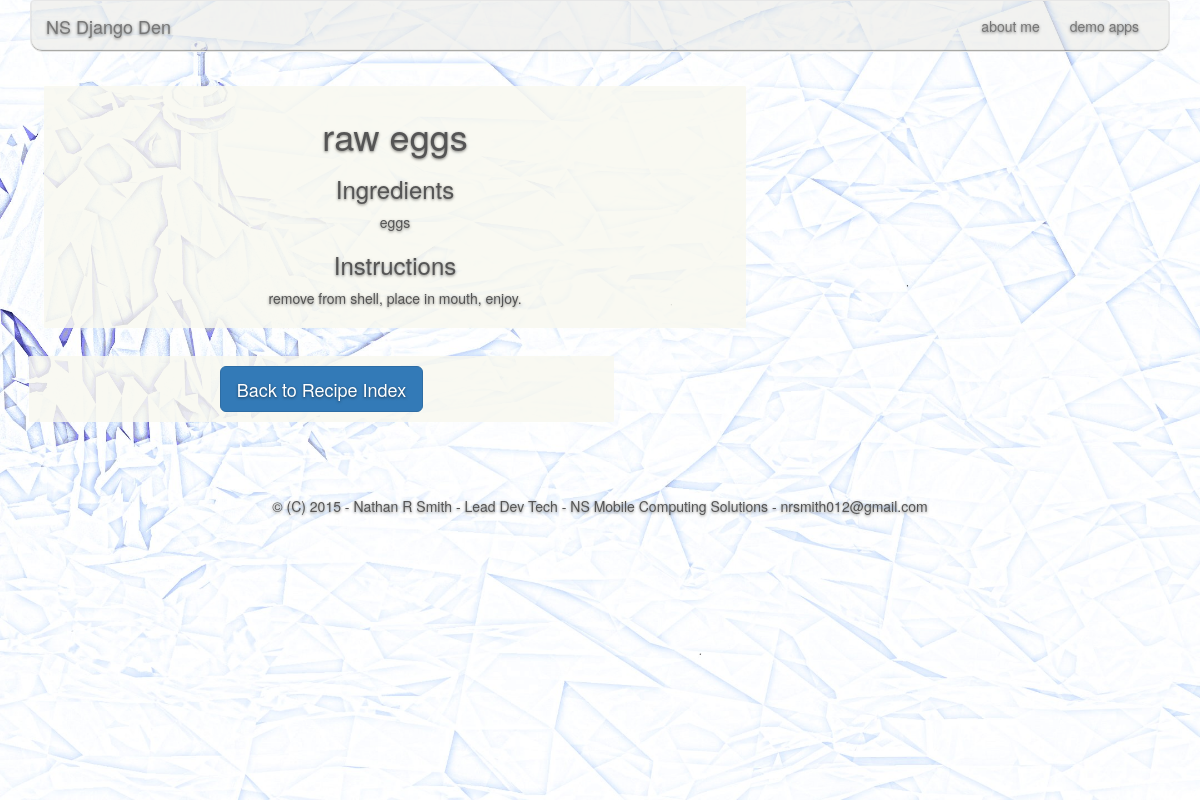
The page /postrecipes/raw-eggs/ on the database its author committed.
### nsdjangoden/models.py (models this page shows, shortened)
class RecipePost(models.Model):
    title = models.CharField(max_length=40)
    urltitle = models.CharField(max_length=40)
    upvotes = models.IntegerField(default=1)
    downvotes = models.IntegerField(default=0)
    ingredients = models.CharField(max_length=200)
    instructions = models.CharField(max_length=300)

### nsdjangoden/views.py (the view)
# urls.py: url(r'^postrecipes/(?P<urltitle>[-\w]+)/?$', views.recipedetail, name='recipedetail'),
def recipedetail(request, urltitle):
    recipe = get_object_or_404(RecipePost, urltitle=urltitle)
    context = {'recipe':recipe,
               }
    return render(request, 'nsdjangoden/recipedetail.html', context)

### nsdjangoden/templates/nsdjangoden/recipedetail.html
{% extends 'bs_base.html' %}
{% block content %}
<div class = "row marketing col-lg-8">
    <div class="dispbox">
        <h1>{{ recipe.title }}</h1>
        <p class="lead"><h3>Ingredients</h3>
        {{ recipe.ingredients }}</p>
        <p class="lead"><h3>Instructions</h3>
        {{ recipe.instructions }}</p>
    </div>
</div>
<div class="row marketing">
    <div class="dispbox col-md-6">
        <a class="btn btn-lg btn-primary" href="/postrecipes/" role="button">Back to Recipe Index</a>
    </div>
</div>
{% endblock %}

### rows shown on the page
RecipePost: title "raw eggs", ingredients "eggs", instructions "remove from shell, place in mouth, enjoy."
